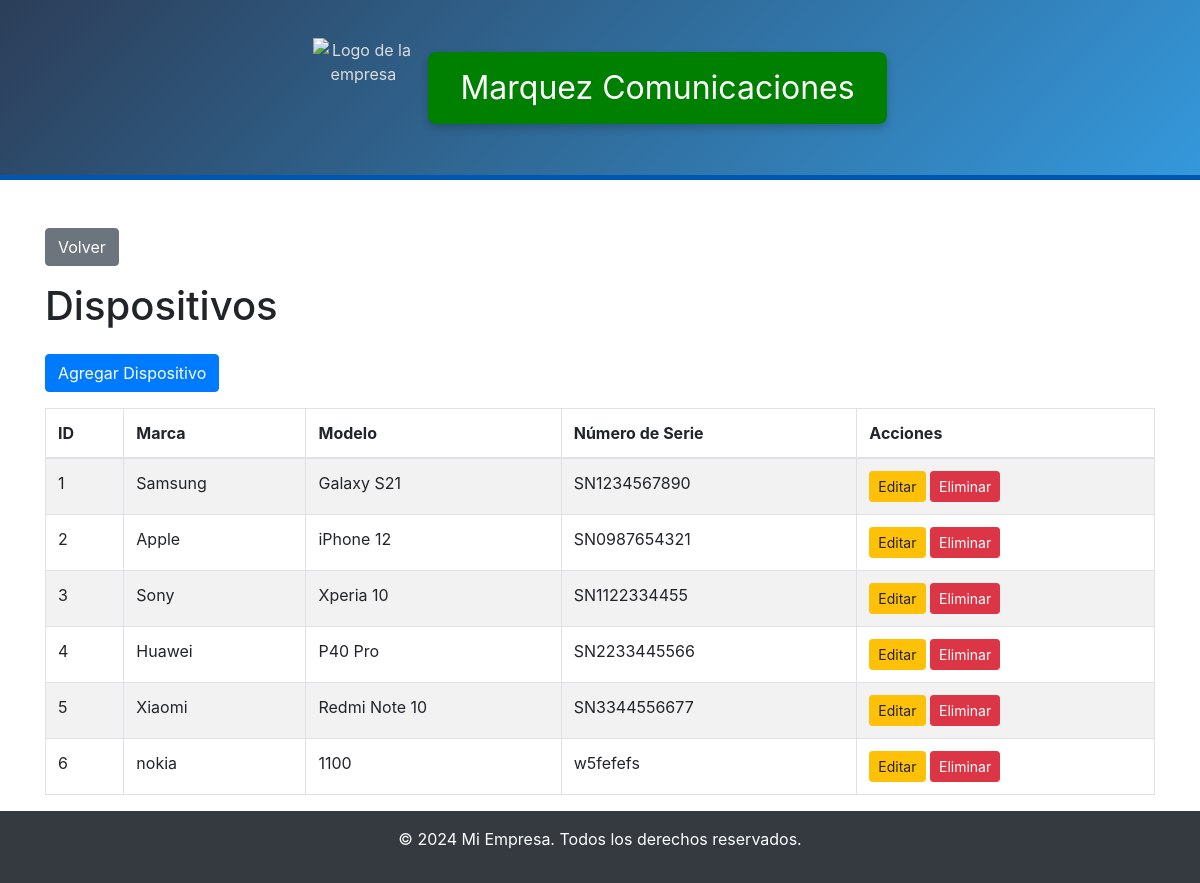
The page /administrador/dispositivos/index.php on the database its author committed.
### tables this page shows
CREATE TABLE `dispositivos` (
  `id_dispositivos` int(11) NOT NULL,
  `marca` varchar(255) NOT NULL,
  `modelo` varchar(255) NOT NULL,
  `numero_de_serie` varchar(255) NOT NULL
);

### administrador/dispositivos/index.php (the view, shortened to what this page needs)
<?php
include '../../base_datos/db.php';
$query = "SELECT * FROM dispositivos";
$result = mysqli_query($conn, $query);
?>
<?php include('../../includes/header.php'); ?>
<div class="container mt-5">
    <a href="../administrador.php" class="btn btn-secondary mb-3">Volver</a>
    <h1 class="mb-4">Dispositivos</h1>
    <a href="create.php" class="btn btn-primary mb-3">Agregar Dispositivo</a>
    <table class="table table-striped table-bordered">
        <thead>
            <tr>
                <th>ID</th>
                <th>Marca</th>
                <th>Modelo</th>
                <th>Número de Serie</th>
                <th>Acciones</th>
            </tr>
        </thead>
        <tbody>
            <?php while ($row = mysqli_fetch_assoc($result)) { ?>
            <tr>
                <td><?php echo htmlspecialchars($row['id_dispositivos']); ?></td>
                <td><?php echo htmlspecialchars($row['marca']); ?></td>
                <td><?php echo htmlspecialchars($row['modelo']); ?></td>
                <td><?php echo htmlspecialchars($row['numero_de_serie']); ?></td>
                <td>
                    <a href="edit.php?id=<?php echo htmlspecialchars($row['id_dispositivos']); ?>" class="btn btn-warning btn-sm">Editar</a>
                    <a href="delete.php?id=<?php echo htmlspecialchars($row['id_dispositivos']); ?>" class="btn btn-danger btn-sm">Eliminar</a>
                </td>
            </tr>
            <?php } ?>
        </tbody>
    </table>
</div>
<?php include('../../includes/footer.php'); ?>

### includes/header.php (style rules this page uses)
body { padding-top: 180px; }

### rows shown on the page
dispositivos: id_dispositivos "1", marca "Samsung", modelo "Galaxy S21", numero_de_serie "SN1234567890"
dispositivos: id_dispositivos "2", marca "Apple", modelo "iPhone 12", numero_de_serie "SN0987654321"
dispositivos: id_dispositivos "3", marca "Sony", modelo "Xperia 10", numero_de_serie "SN1122334455"
dispositivos: id_dispositivos "4", marca "Huawei", modelo "P40 Pro", numero_de_serie "SN2233445566"
dispositivos: id_dispositivos "5", marca "Xiaomi", modelo "Redmi Note 10", numero_de_serie "SN3344556677"
dispositivos: id_dispositivos "6", marca "nokia", modelo "1100", numero_de_serie "w5fefefs"
